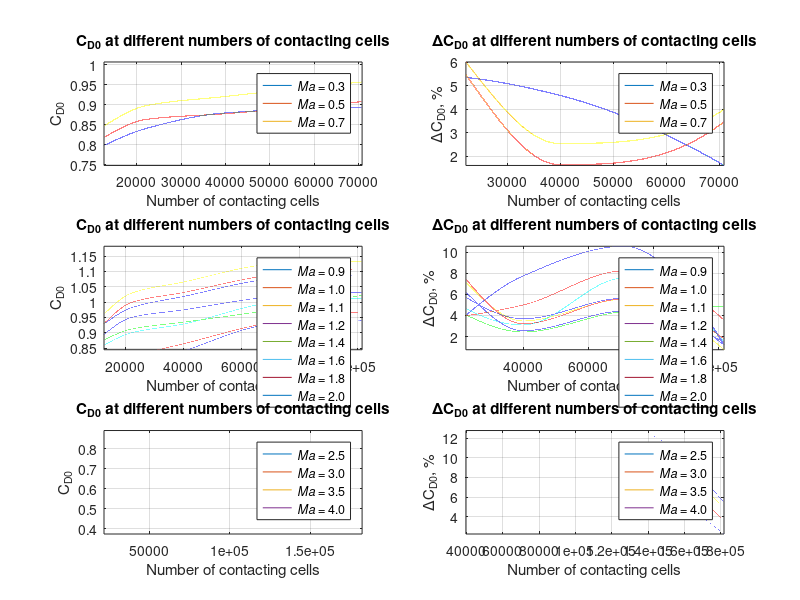

Reproduce this figure in MATLAB.
clc; clear;

Cells1 = [12644,22156,39768,70792];
Cells2 = [12644,22156,39768,70792,101632];
Cells3 = [22156,39768,70792,132076,181799];

cells1 = Cells1(1):Cells1(4);
cells2 = Cells2(1):Cells2(5);
cells3 = Cells3(1):Cells3(5);

Cd03 = [0.798214,0.840966,0.879612,0.893759];
Cd05 = [0.818802,0.863613,0.877776,0.908221];
Cd07 = [0.847152,0.898067,0.920872,0.957501];
Cd09 = [0.894485,0.950079,0.974366,1.01733,1.03215];
Cd10 = [0.929676,0.998814,1.03098,1.08844,1.10802];
Cd11 = [0.960837,1.02929,1.06514,1.12396,1.13246];
Cd12 = [0.92859,0.981713,1.01796,1.07533,1.08824];
Cd14 = [0.876449,0.912011,0.934225,0.975028,1.02241];
Cd16 = [0.859573,0.899855,0.9278,0.997888,1.01266];
Cd18 = [0.790749,0.822302,0.863383,0.934445,0.967812];
Cd20 = [0.748331,0.778436,0.838815,0.92744,0.938896];
Cd25 = [0.655313,0.710141,0.766345,0.822538,0.840942];
Cd30 = [0.556768,0.609702,0.670411,0.736311,0.762824];
Cd35 = [0.481696,0.533535,0.594883,0.661005,0.693651];
Cd40 = [0.424122,0.474036,0.534646,0.602764,0.635641];

dCd03 = zeros(1,3); dCd05 = dCd03; dCd07 = dCd05; dCd09 = dCd07; dCd10 = dCd09; dCd11 = dCd10; dCd12 = dCd11; dCd14 = dCd12;
dCd16 = dCd14; dCd18 = dCd16; dCd20 = dCd18; dCd25 = dCd20; dCd30 = dCd25; dCd35 = dCd30; dCd40 = dCd35;

for i=2:4
    dCd03(i-1) = (Cd03(i) - Cd03(i-1)) * 100 / Cd03(i-1);
    dCd05(i-1) = (Cd05(i) - Cd05(i-1)) * 100 / Cd05(i-1);
    dCd07(i-1) = (Cd07(i) - Cd07(i-1)) * 100 / Cd07(i-1);
end
for i=2:5    
    dCd09(i-1) = (Cd09(i) - Cd09(i-1)) * 100 / Cd09(i-1);
    dCd10(i-1) = (Cd10(i) - Cd10(i-1)) * 100 / Cd10(i-1);
    dCd11(i-1) = (Cd11(i) - Cd11(i-1)) * 100 / Cd11(i-1);
    dCd12(i-1) = (Cd12(i) - Cd12(i-1)) * 100 / Cd12(i-1);
    dCd14(i-1) = (Cd14(i) - Cd14(i-1)) * 100 / Cd14(i-1);
    dCd16(i-1) = (Cd16(i) - Cd16(i-1)) * 100 / Cd16(i-1);
    dCd18(i-1) = (Cd18(i) - Cd18(i-1)) * 100 / Cd18(i-1);
    dCd20(i-1) = (Cd20(i) - Cd20(i-1)) * 100 / Cd20(i-1);
    dCd25(i-1) = (Cd25(i) - Cd25(i-1)) * 100 / Cd25(i-1);
    dCd30(i-1) = (Cd30(i) - Cd30(i-1)) * 100 / Cd30(i-1);
    dCd35(i-1) = (Cd35(i) - Cd35(i-1)) * 100 / Cd35(i-1);
    dCd40(i-1) = (Cd40(i) - Cd40(i-1)) * 100 / Cd40(i-1);
end

dCells1 = Cells1(2:4);
dCells2 = Cells2(2:5);
dCells3 = Cells3(2:5);

dcells1 = dCells1(1):dCells1(3);
dcells2 = dCells2(1):dCells2(4);
dcells3 = dCells3(1):dCells3(4);

cd03 = pchip(Cells1,Cd03,cells1);
cd05 = pchip(Cells1,Cd05,cells1);
cd07 = pchip(Cells1,Cd07,cells1);
cd09 = pchip(Cells2,Cd09,cells2);
cd10 = pchip(Cells2,Cd10,cells2);
cd11 = pchip(Cells2,Cd11,cells2);
cd12 = pchip(Cells2,Cd12,cells2);
cd14 = pchip(Cells2,Cd14,cells2);
cd16 = pchip(Cells2,Cd16,cells2);
cd18 = pchip(Cells2,Cd18,cells2);
cd20 = pchip(Cells2,Cd20,cells2);
cd25 = pchip(Cells3,Cd25,cells3);
cd30 = pchip(Cells3,Cd30,cells3);
cd35 = pchip(Cells3,Cd35,cells3);
cd40 = pchip(Cells3,Cd40,cells3);

dcd03 = pchip(dCells1,dCd03,dcells1);
dcd05 = pchip(dCells1,dCd05,dcells1);
dcd07 = pchip(dCells1,dCd07,dcells1);
dcd09 = pchip(dCells2,dCd09,dcells2);
dcd10 = pchip(dCells2,dCd10,dcells2);
dcd11 = pchip(dCells2,dCd11,dcells2);
dcd12 = pchip(dCells2,dCd12,dcells2);
dcd14 = pchip(dCells2,dCd14,dcells2);
dcd16 = pchip(dCells2,dCd16,dcells2);
dcd18 = pchip(dCells2,dCd18,dcells2);
dcd20 = pchip(dCells2,dCd20,dcells2);
dcd25 = pchip(dCells3,dCd25,dcells3);
dcd30 = pchip(dCells3,dCd30,dcells3);
dcd35 = pchip(dCells3,dCd35,dcells3);
dcd40 = pchip(dCells3,dCd40,dcells3);


subplot(3,2,1);
plot(cells1,cd03,cells1,cd05,cells1,cd07); grid on;
xlabel('Number of contacting cells');
ylabel('C_D_0');
title('C_D_0 at different numbers of contacting cells');
legend('{\itMa} = 0.3','{\itMa} = 0.5','{\itMa} = 0.7');
axis([min(cells1) max(cells1) min(cd03) - 0.05 max(cd07) + 0.05]);

subplot(3,2,3);
plot(cells2,cd09,cells2,cd10,cells2,cd11,cells2,cd12,cells2,cd14,...
    cells2,cd16,cells2,cd18,cells2,cd20); grid on;
xlabel('Number of contacting cells');
ylabel('C_D_0');
title('C_D_0 at different numbers of contacting cells');
legend('{\itMa} = 0.9','{\itMa} = 1.0','{\itMa} = 1.1','{\itMa} = 1.2','{\itMa} = 1.4',...
    '{\itMa} = 1.6','{\itMa} = 1.8','{\itMa} = 2.0'); 
axis([min(cells2) max(cells2) min(cd09) - 0.05 max(cd11) + 0.05]);

subplot(3,2,5);
plot(cells3,cd25,cells3,cd30,cells3,cd35,cells3,cd40); grid on;
xlabel('Number of contacting cells');
ylabel('C_D_0');
title('C_D_0 at different numbers of contacting cells');
legend('{\itMa} = 2.5','{\itMa} = 3.0','{\itMa} = 3.5','{\itMa} = 4.0');
axis([min(cells3) max(cells3) min(cd40) - 0.05 max(cd25) + 0.05]);

subplot(3,2,2)
plot(dcells1,dcd03,dcells1,dcd05,dcells1,dcd07); grid on;
xlabel('Number of contacting cells');
ylabel('\DeltaC_D_0, %');
title('\DeltaC_D_0 at different numbers of contacting cells');
legend('{\itMa} = 0.3','{\itMa} = 0.5','{\itMa} = 0.7');
axis([min(dcells1) max(dcells1) min([dcd03,dcd05,dcd07]) - 0.005 max([dcd03,dcd05,dcd07]) + 0.005]);

subplot(3,2,4)
plot(dcells2,dcd09,dcells2,dcd10,dcells2,dcd11,dcells2,dcd12,dcells2,dcd14,...
    dcells2,dcd16,dcells2,dcd18,dcells2,dcd20); grid on;
xlabel('Number of contacting cells');
ylabel('\DeltaC_D_0, %');
title('\DeltaC_D_0 at different numbers of contacting cells');
legend('{\itMa} = 0.9','{\itMa} = 1.0','{\itMa} = 1.1','{\itMa} = 1.2','{\itMa} = 1.4',...
    '{\itMa} = 1.6','{\itMa} = 1.8','{\itMa} = 2.0');
axis([min(dcells2) max(dcells2) min([dcd09,dcd10,dcd11,dcd12,dcd14,dcd16,dcd18,dcd20]) - 0.005 max([dcd09,dcd10,dcd11,dcd12,dcd14,dcd16,dcd18,dcd20]) + 0.005]);

subplot(3,2,6)
plot(dcells3,dcd25,dcells3,dcd30,dcells3,dcd35,dcells3,dcd40); grid on;
xlabel('Number of contacting cells');
ylabel('\DeltaC_D_0, %');
title('\DeltaC_D_0 at different numbers of contacting cells');
legend('{\itMa} = 2.5','{\itMa} = 3.0','{\itMa} = 3.5','{\itMa} = 4.0');
axis([min(dcells3) max(dcells3) min([dcd25,dcd30,dcd35,dcd40]) - 0.005 max([dcd25,dcd30,dcd35,dcd40]) + 0.005]);
